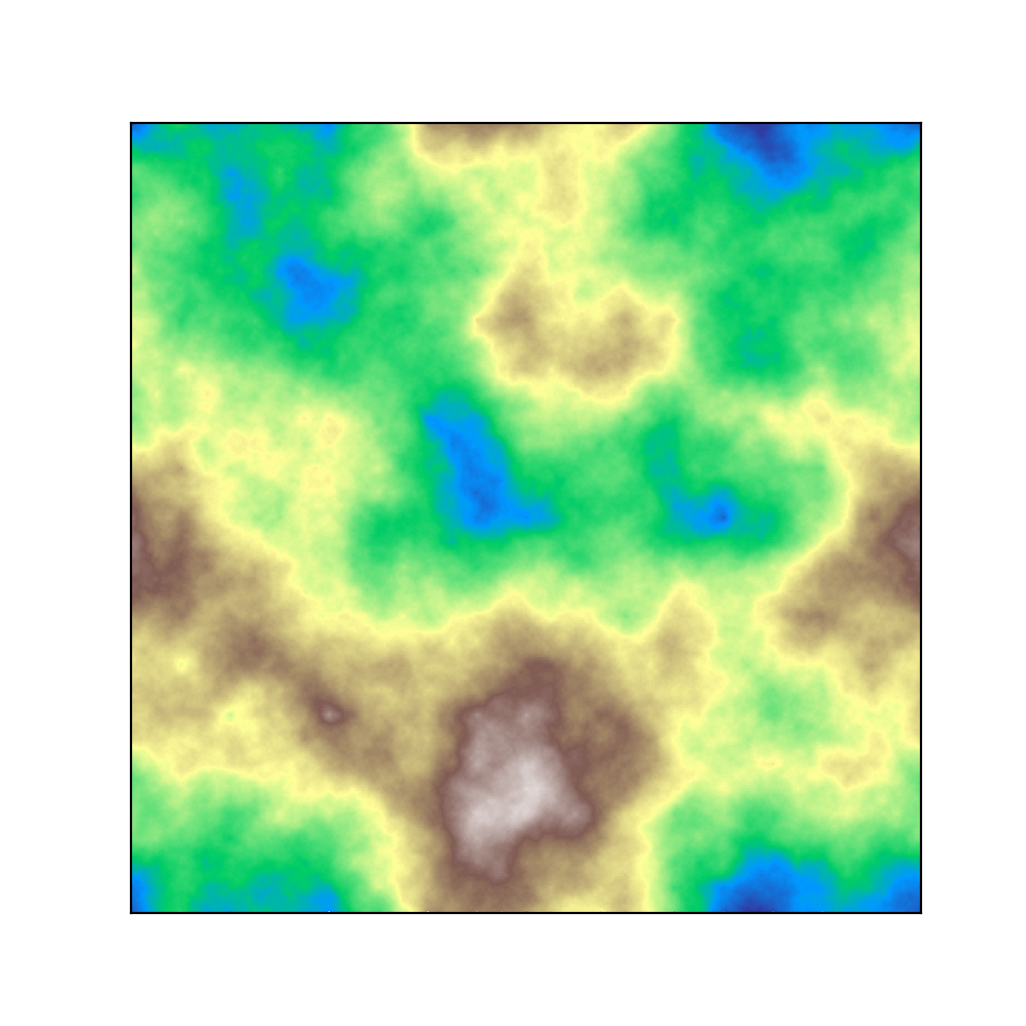

This figure's Python source:
import random
from typing import Any, Optional
from matplotlib.backend_bases import KeyEvent
import numpy as np
import matplotlib.colors
import matplotlib.pyplot as plt
import matplotlib as mpl

def periodic(d, i, j, v, offsets):
    n = d.shape[0] - 1

    res = 0
    for p, q in offsets:
        res += d[(i + p * v) % n, (j + q * v) % n]
    return res / 4.0


def single_diamond_square_step( w, d, s, avg, *, x_transform = 0, y_transform = 0):
    n = d.shape[0]
    v = w // 2
    diamond = [(-1 , -1 ), (-1 , 1 ), (1 , 1 ), (1 , -1 )]
    square = [(-1 , 0 ), (0 , -1 ), (1 , 0 ), (0 , 1 )]
    for i in range(v, n, w):
        for j in range(v, n, w):
            d[i, j] = avg(d, i, j, v, diamond) + random.uniform(-s, s)

    for i in range(v, n, w):
        for j in range(0, n, w):
            d[i, j] = avg(d, i, j, v, square) + random.uniform(-s, s)

    for i in range(0, n, w):
        for j in range(v, n, w):
            d[i, j] = avg(d, i, j, v, square) + random.uniform(-s, s)


def make_terrain(n, ds, bdry):
    d = np.zeros(n * n).reshape(n, n)
    w, s = n - 1, 1.0
    while w > 1:
        single_diamond_square_step(w,d, s, bdry)
        w //= 2
        s *= ds
    return d

def key_event(e: KeyEvent):
    global POINTS, START_IDX, d, n, ds
    print(e.key)
    if str(e.key) == 'r':
        print("r")
    elif str(e.key) == 'right':
        START_IDX += 64
        bdry = periodic  
        new_points = make_terrain(n, ds, bdry)
        POINTS = new_points + POINTS
        plt.imshow(POINTS, cmap="terrain")
        plt.show()  
        print("right")
    elif str(e.key) == 'left':
        START_IDX += 64
        bdry = periodic  
        POINTS = make_terrain(n, ds, bdry)
        plt.imshow(POINTS, cmap="terrain")
        plt.show()  
    elif str(e.key) == 'up':
        START_IDX += 64
        bdry = periodic  
        new_points = make_terrain(n, ds, bdry)
        plt.imshow(POINTS + new_points, cmap="terrain")
        plt.show()  
    elif str(e.key) == 'down':
        START_IDX += 64
        bdry = periodic  
        new_points = make_terrain(n, ds, bdry)
        POINTS += new_points
        plt.imshow(POINTS, cmap="terrain")
        plt.show()  


def main():
    global POINTS, FIG, n, d, ds
    n = 1 + 2**9
    d = np.zeros(n * n).reshape(n, n)
    ds = 0.5
    ds = float(input("input param R ="))
    bdry = periodic  
    POINTS = make_terrain(n, ds, bdry)
    FIG = plt.figure(figsize=(n / 100, n / 100), dpi=200).canvas.mpl_connect('key_press_event', key_event)
    plt.tick_params(left=False, bottom=False, labelleft=False, labelbottom=False)
    plt.imshow(POINTS, cmap="terrain")
    plt.savefig("diamond.png")
    plt.show()    
      


if __name__ == '__main__':
    ds = 0
    d = np.array([])
    n = 0
    POINTS = np.array([])
    FIG: Optional[Any] = None
    START_IDX: int = 0
    main()
